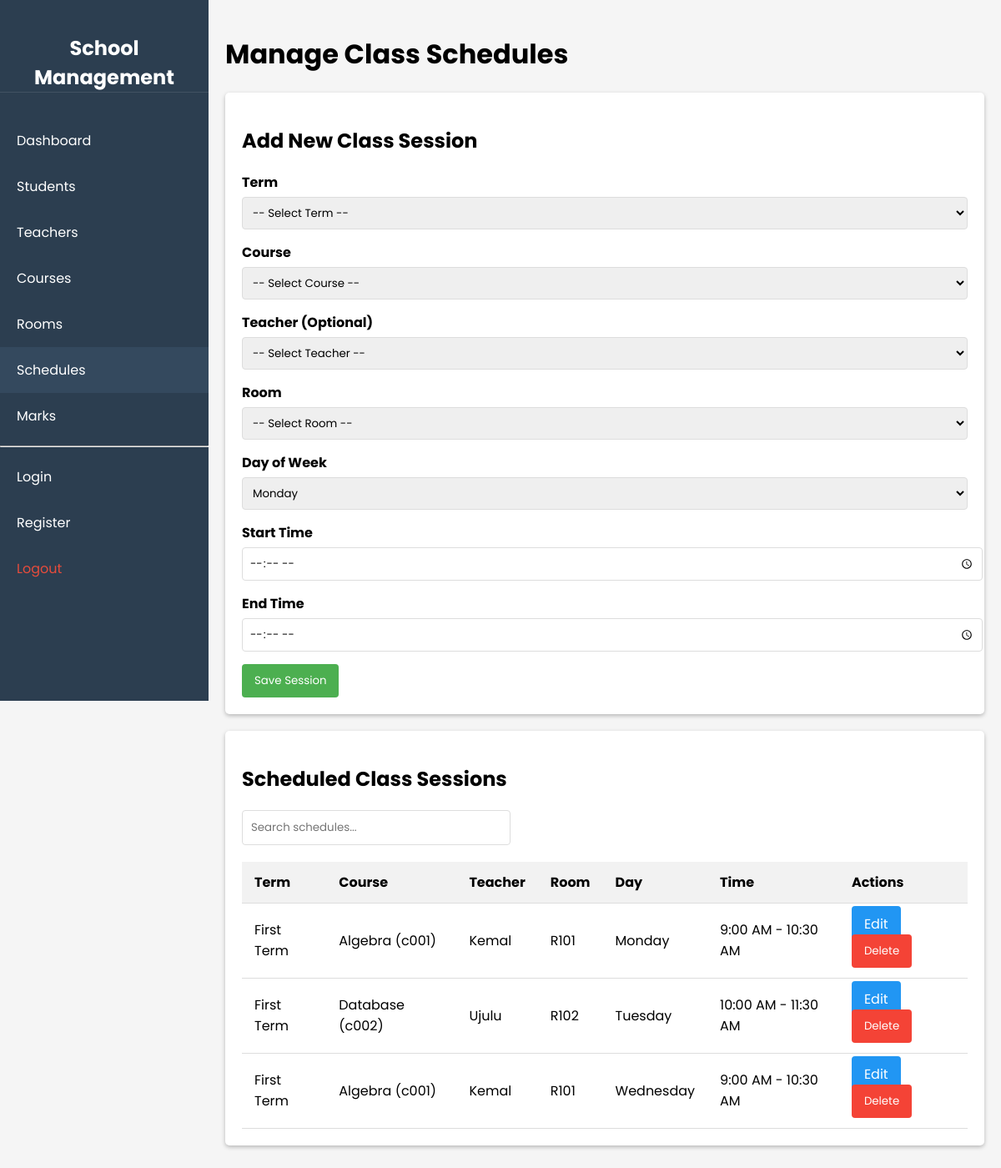
Screenshot of /schedules.php (signed in) with the database file from the repository.
### tables this page shows
CREATE TABLE class_sessions (
    session_id INT AUTO_INCREMENT PRIMARY KEY,
    course_id VARCHAR(10) NOT NULL,
    teacher_id VARCHAR(10) NULL,  
    room_id VARCHAR(10) NOT NULL,
    day_of_week ENUM('Monday', 'Tuesday', 'Wednesday', 'Thursday', 'Friday', 'Saturday', 'Sunday') NOT NULL,
    start_time TIME NOT NULL,
    end_time TIME NOT NULL,
    semester_term VARCHAR(50) NOT NULL,  
    FOREIGN KEY (course_id) REFERENCES courses(c_id) ON DELETE CASCADE ON UPDATE CASCADE,
    FOREIGN KEY (teacher_id) REFERENCES teachers(t_id) ON DELETE SET NULL ON UPDATE CASCADE,
    FOREIGN KEY (room_id) REFERENCES rooms(room_id) ON DELETE CASCADE ON UPDATE CASCADE,
     
    UNIQUE KEY `unique_room_time_slot` (`room_id`, `day_of_week`, `start_time`, `semester_term`),
    UNIQUE KEY `unique_room_time_slot_end` (`room_id`, `day_of_week`, `end_time`, `semester_term`),
     
    UNIQUE KEY `unique_teacher_time_slot` (`teacher_id`, `day_of_week`, `start_time`, `semester_term`),
    UNIQUE KEY `unique_teacher_time_slot_end` (`teacher_id`, `day_of_week`, `end_time`, `semester_term`)
     
     
     
);

CREATE TABLE courses (
    c_id VARCHAR(10) PRIMARY KEY,
    c_name VARCHAR(50) NOT NULL,
    department VARCHAR(30),
    teacher_id VARCHAR(10),
    FOREIGN KEY (teacher_id) REFERENCES teachers(t_id) ON DELETE SET NULL ON UPDATE CASCADE
);

CREATE TABLE teachers (
    t_id VARCHAR(10) PRIMARY KEY,
    t_name VARCHAR(50) NOT NULL,
    email VARCHAR(100) UNIQUE,
    major VARCHAR(30),
    phone VARCHAR(20) DEFAULT NULL
);

CREATE TABLE rooms (
    room_id VARCHAR(10) PRIMARY KEY,
    bid_num VARCHAR(10) NOT NULL,
    room_type ENUM('Lecture','Lab') NOT NULL
);

### schedules.php (the view, shortened to what this page needs)
<?php
require_once "dbcon.php";
$session_data = ['session_id' => '', 'course_id' => '', 'teacher_id' => '', 'room_id' => '', 'day_of_week' => 'Monday', 'start_time' => '', 'end_time' => '', 'semester_term' => ''];
$days_of_week = ['Monday', 'Tuesday', 'Wednesday', 'Thursday', 'Friday', 'Saturday', 'Sunday'];
$all_sessions = [];
$result = $db->query("
    SELECT cs.*, c.c_name, t.t_name, r.room_id as room_display_name
    FROM class_sessions cs
    JOIN courses c ON cs.course_id = c.c_id
    LEFT JOIN teachers t ON cs.teacher_id = t.t_id
    JOIN rooms r ON cs.room_id = r.room_id
    ORDER BY cs.semester_term DESC, FIELD(cs.day_of_week, 'Monday', 'Tuesday', 'Wednesday', 'Thursday', 'Friday', 'Saturday', 'Sunday'), cs.start_time
");
if ($result) {
    $all_sessions = $result->fetch_all(MYSQLI_ASSOC);
} else {
    $error = "Error fetching class sessions: " . $db->error;
}
?>
<!DOCTYPE html>
<html lang="en">
<head>
    <link rel="stylesheet" href="css/students.css">
</head>
<body>
    <div class="container">
        <?php require_once 'sidebar.php'; ?>
        <div class="main-content">
            <h1>Manage Class Schedules</h1>
            <div class="card">
                <h2><?php echo empty($_GET['edit']) && empty($session_data['session_id']) ? 'Add New Class Session' : 'Edit Class Session'; ?></h2>
                <form method="POST" action="schedules.php<?php echo isset($_GET['edit']) ? '?edit=' . htmlspecialchars($_GET['edit']) : ''; ?>">
                    <div class="form-group">
                        <label for="semester_term">Term</label>
                        <select id="semester_term" name="semester_term" required>
                            <option value="">-- Select Term --</option>
                        </select>
                    </div>
                    <div class="form-group">
                        <label for="course_id">Course</label>
                        <select id="course_id" name="course_id" required>
                            <option value="">-- Select Course --</option>
                        </select>
                    </div>
                    <div class="form-group">
                        <label for="teacher_id">Teacher (Optional)</label>
                        <select id="teacher_id" name="teacher_id">
                            <option value="">-- Select Teacher --</option>
                        </select>
                    </div>
                    <div class="form-group">
                        <label for="room_id">Room</label>
                        <select id="room_id" name="room_id" required>
                            <option value="">-- Select Room --</option>
                        </select>
                    </div>
                    <div class="form-group">
                        <label for="day_of_week">Day of Week</label>
                        <select id="day_of_week" name="day_of_week" required>
                            <?php foreach ($days_of_week as $day): ?>
                                <option value="<?php echo $day; ?>" <?php echo ($session_data['day_of_week'] == $day) ? 'selected' : ''; ?>>
                                    <?php echo $day; ?>
                                </option>
                            <?php endforeach; ?>
                        </select>
                    </div>
                    <div class="form-group">
                        <label for="start_time">Start Time</label>
                        <input type="time" id="start_time" name="start_time" value="<?php echo htmlspecialchars($session_data['start_time']); ?>" required>
                    </div>
                    <div class="form-group">
                        <label for="end_time">End Time</label>
                        <input type="time" id="end_time" name="end_time" value="<?php echo htmlspecialchars($session_data['end_time']); ?>" required>
                    </div>
                    <button type="submit" name="save_session">Save Session</button>
                </form>
            </div>
            <div class="card">
                <h2>Scheduled Class Sessions</h2>
                <div class="search-box">
                    <input type="text" id="searchInput" placeholder="Search schedules...">
                </div>
                <table id="schedulesTable">
                    <thead>
                        <tr>
                            <th>Term</th>
                            <th>Course</th>
                            <th>Teacher</th>
                            <th>Room</th>
                            <th>Day</th>
                            <th>Time</th>
                            <th>Actions</th>
                        </tr>
                    </thead>
                    <tbody>
                        <?php if (empty($all_sessions)): ?>
                            <tr><td colspan="7" style="text-align:center;">No class sessions scheduled yet.</td></tr>
                        <?php else: ?>
                            <?php foreach ($all_sessions as $session): ?>
                                <tr>
                                    <td><?php echo htmlspecialchars($session['semester_term']); ?></td>
                                    <td><?php echo htmlspecialchars($session['c_name']); ?> (<?php echo htmlspecialchars($session['course_id']); ?>)</td>
                                    <td><?php echo htmlspecialchars($session['t_name'] ?? 'N/A'); ?></td>
                                    <td><?php echo htmlspecialchars($session['room_display_name']); ?></td>
                                    <td><?php echo htmlspecialchars($session['day_of_week']); ?></td>
                                    <td><?php echo date("g:i A", strtotime($session['start_time'])); ?> - <?php echo date("g:i A", strtotime($session['end_time'])); ?></td>
                                    <td>
                                        <a href="schedules.php?edit=<?php echo $session['session_id']; ?>" class="btn btn-edit">Edit</a>
                                        <form method="POST" action="schedules.php" style="display:inline;">
                                            <button type="submit" name="delete_session" class="btn btn-danger" onclick="return confirm('Are you sure you want to delete this session?')">Delete</button>
                                        </form>
                                    </td>
                                </tr>
                            <?php endforeach; ?>
                        <?php endif; ?>
                    </tbody>
                </table>
            </div>
        </div>
    </div>
</body>
</html>

### css/students.css (style rules this page uses)
* { font-family: 'Poppins', Arial, sans-serif; }
body { margin: 0; padding: 0; background-color: #f5f5f5; }
.container { min-height: 100vh; }
.main-content { margin-left: 250px; padding: 20px; }
.card { background: white; border-radius: 5px; box-shadow: 0 2px 5px rgba(0,0,0,0.25); padding: 20px; margin-bottom: 20px; }
table { width: 100%; border-collapse: collapse; }
th, td { padding: 12px 15px; text-align: left; border-bottom: 1px solid #ddd; }
th { background-color: #f2f2f2; }
.form-group { margin-bottom: 15px; }
label { display: block; margin-bottom: 5px; font-weight: bold; }
input, select { width: 100%; padding: 8px; border: 1px solid #ddd; border-radius: 4px; }
button { background-color: #4CAF50; color: white; padding: 10px 15px; border: none; border-radius: 4px; cursor: pointer; text-decoration: none; }
.btn { color: white; padding: 10px 15px; border: none; border-radius: 4px; cursor: pointer; text-decoration: none; }
.btn-danger { background-color: #f44336; }
.btn-edit { background-color: #2196F3; }
.search-box { margin-bottom: 20px; }
.search-box input { width: 300px; padding: 10px; }

### rows the page displays
class_sessions: semester_term "First Term", course.c_name "Algebra", course "c001", teacher.t_name "Kemal", room.room_id "R101", day_of_week "Monday", start_time "9:00 AM", end_time "10:30 AM"
class_sessions: semester_term "First Term", course.c_name "Database", course "c002", teacher.t_name "Ujulu", room.room_id "R102", day_of_week "Tuesday", start_time "10:00 AM", end_time "11:30 AM"
class_sessions: semester_term "First Term", course.c_name "Algebra", course "c001", teacher.t_name "Kemal", room.room_id "R101", day_of_week "Wednesday", start_time "9:00 AM", end_time "10:30 AM"

### other values shown
form field day_of_week "Monday"
